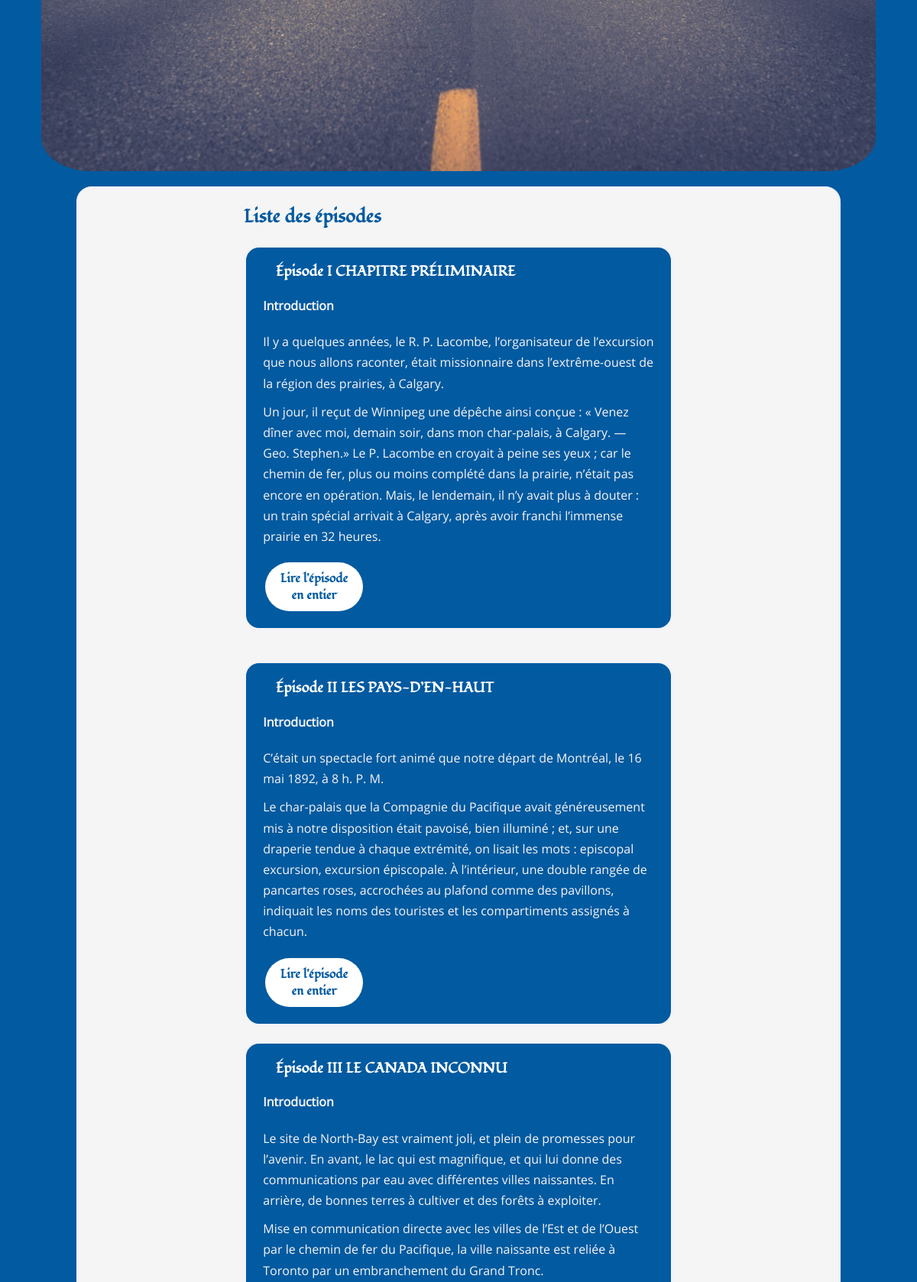
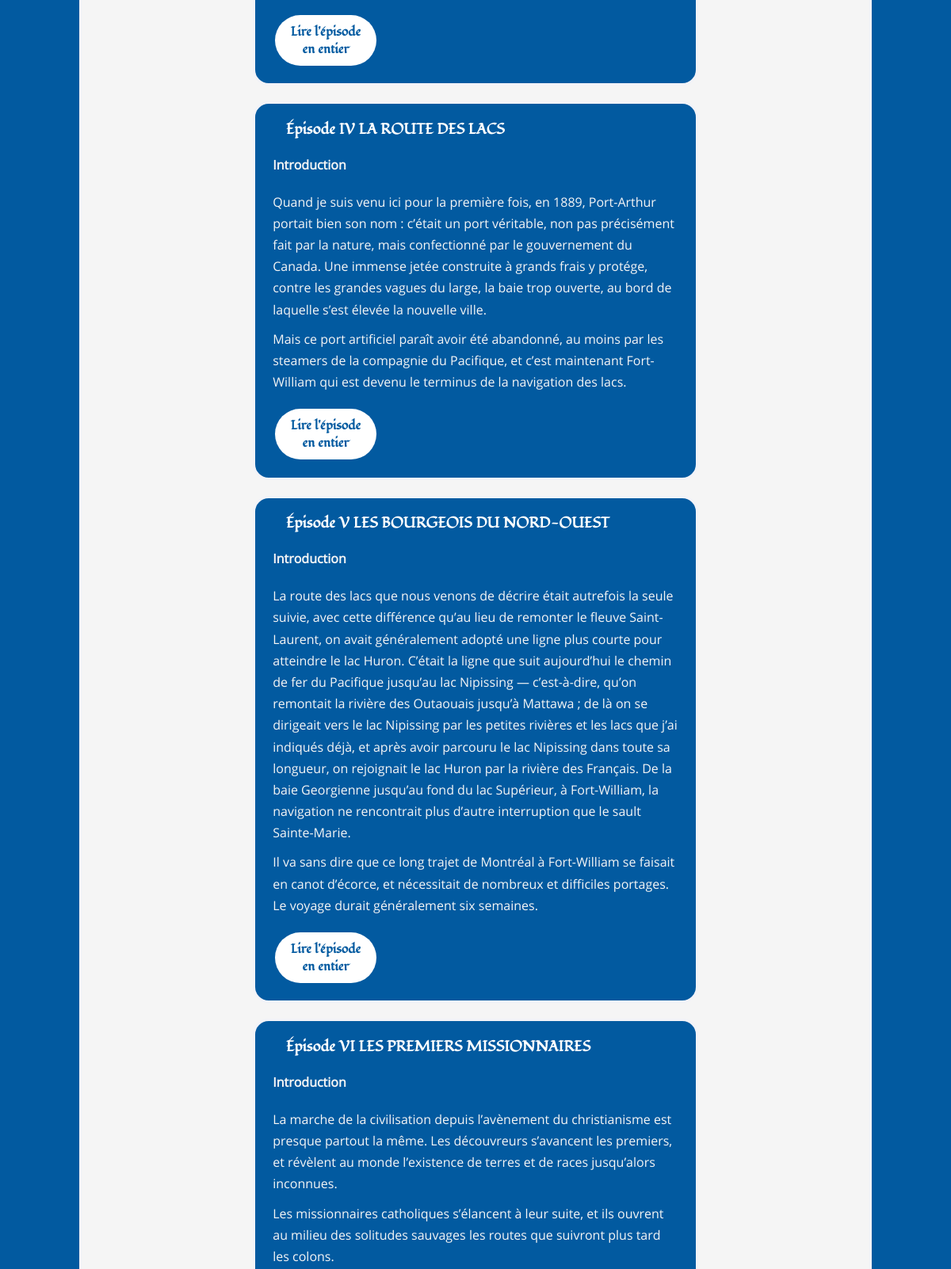
Page /index.php?action=listofepisodes (middle part) on the earlier database version (2 pictures, top to bottom).
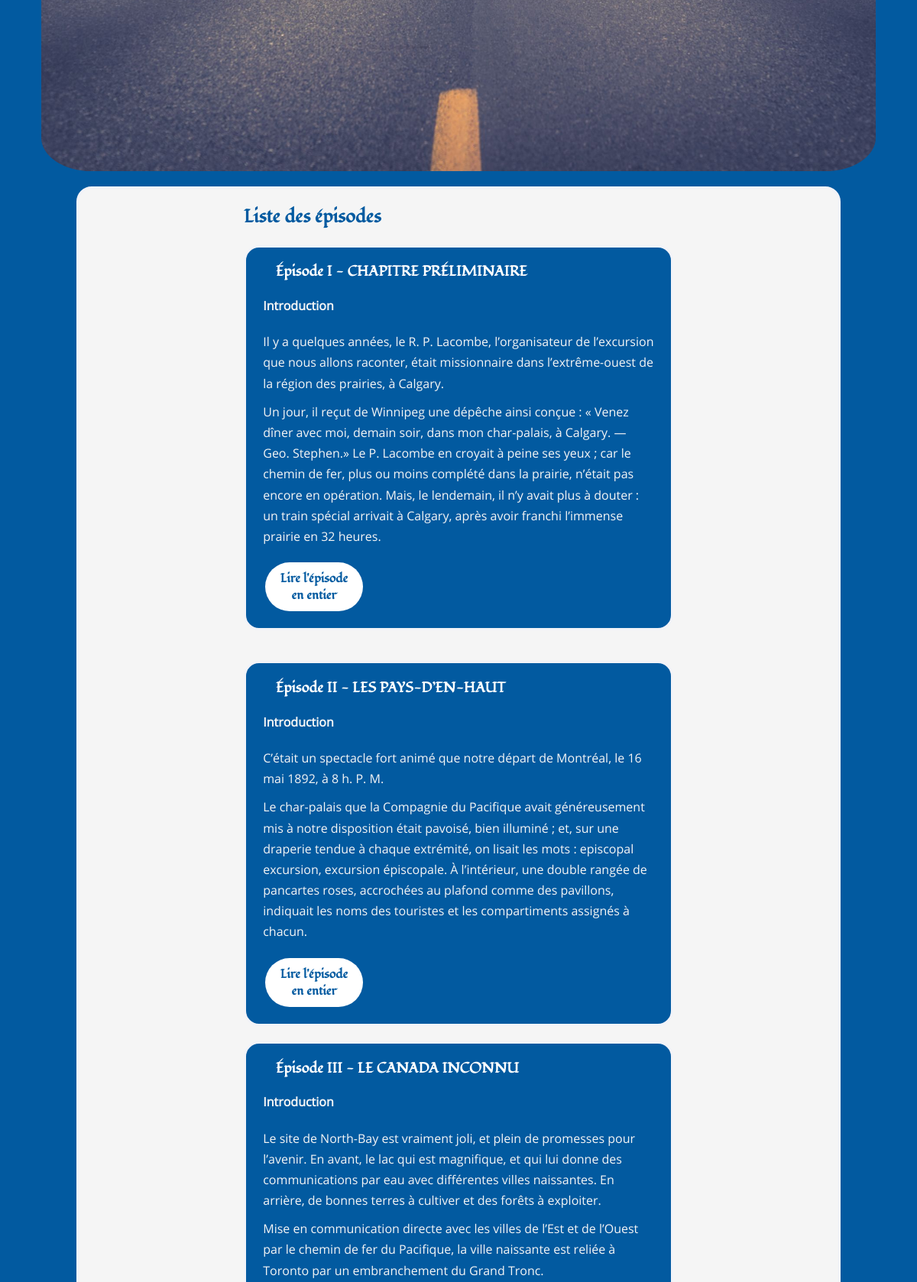
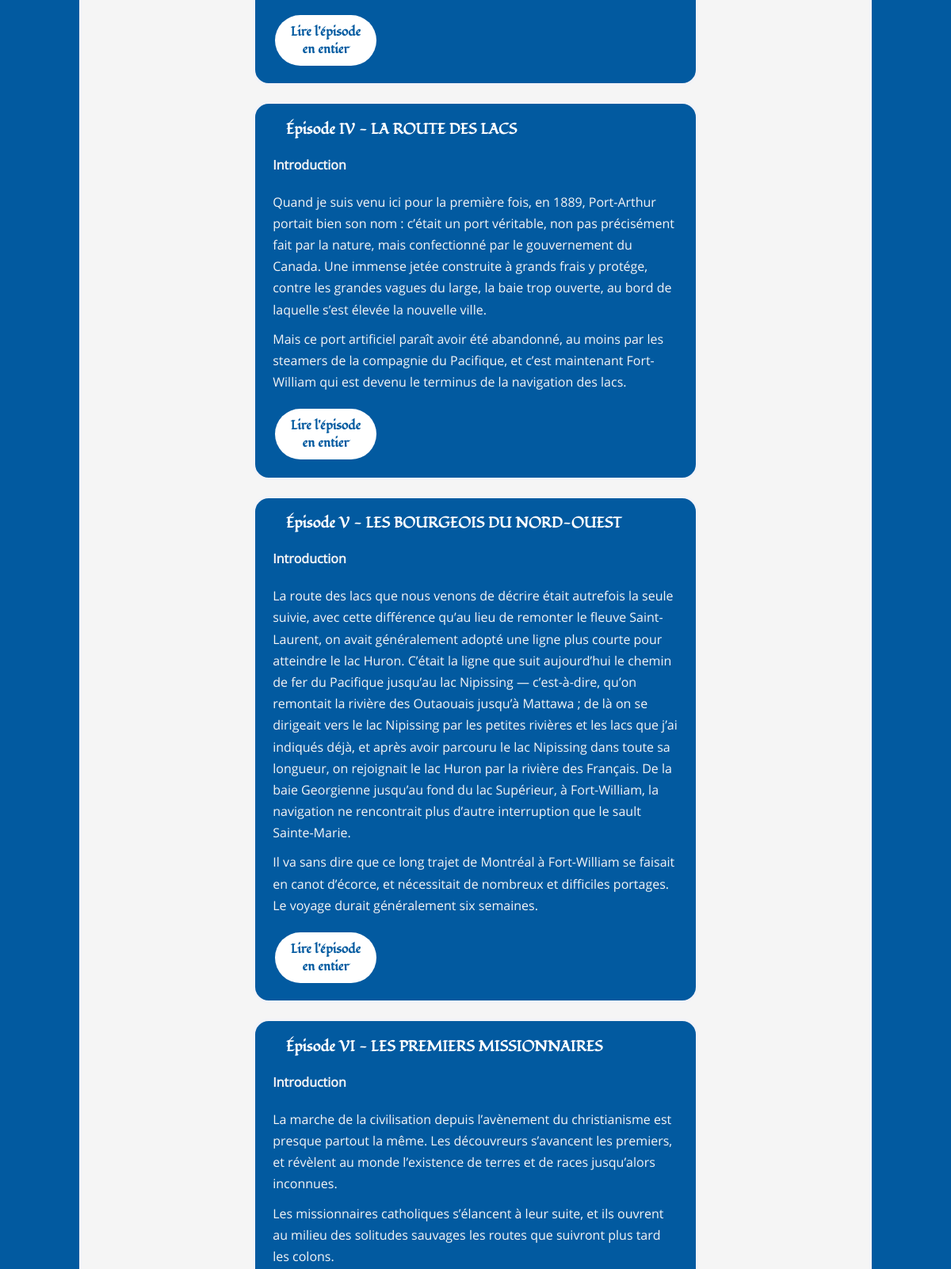
Same page on the later database version (2 pictures, top to bottom).
### tables this page shows
CREATE TABLE IF NOT EXISTS `episodes` (
  `id` int(11) NOT NULL AUTO_INCREMENT,
  `title` varchar(255) NOT NULL,
  `introduction` text NOT NULL,
  `content` text NOT NULL,
  `episode_created_the` datetime NOT NULL,
  PRIMARY KEY (`id`)
);

### src/View/View.php (called while the page is built, shortened)
<?php
class View
{
    public function render(array $data): void
    {
        require_once "..\\templates\\frontoffice\\${data['template']}.html.php";
        $content = ob_get_clean();
        require_once '..\templates\frontoffice\layout.html.php';
    }
}

### public/index.php (called while the page is built, shortened)
<?php
$router = new Router();
$router->run();

### src/Model/PostManager.php (called while the page is built, shortened)
<?php
class PostManager
{
    private $database;
    public function __construct(Database $database)
    {
        $this->database = $database->getPdo();
    }
    public function showAll() : ?array
    {
        $request= $this->database->prepare('SELECT * FROM episodes');
        $request->execute();
        return $request->fetchAll();
    }
}

### src/Service/Database.php (called while the page is built, shortened)
<?php
class Database
{
    public function getPdo(): \PDO
    {
        $pdo = new \PDO('mysql:host=localhost;dbname=openclassrooms_project4;port=3306;charset=utf8mb4', 'root', 'vFaGsjLk8WpkQtxYJ8XZXAf690shjBzW', [
            \PDO::ATTR_ERRMODE => \PDO::ERRMODE_EXCEPTION,
            \PDO::ATTR_DEFAULT_FETCH_MODE => \PDO::FETCH_ASSOC
        ]);
        return $pdo;
    }
}

### templates/frontoffice/listofepisodes.html.php (the view)
<section>
    <h2>Liste des épisodes</h2>
    <?php foreach($data['allposts'] as $post): ?>
    <article>
        <h3>Épisode <?=$post['title']?></h3>
        <p class="pIntroductionToTheEpisode">Introduction</p>
        <p><?=$post['introduction']?></p>
        <a href="index.php?action=detailofepisode&id=<?=$post['id']?>\" class="linkToTheRestOfThePost">Lire l'épisode en entier</a>
    </article>
</section>
<?php endforeach; ?>

### src/Service/Router.php (shortened to what this page needs)
<?php
class Router
{
    private PostController $postController;
    private array $get;
    public function __construct()
    {
        $this->database = new Database();
        $this->postManager = new PostManager($this->database);
        $this->commentManager = new CommentManager($this->database);
        $this->view = new View();
        $this->postController = new PostController($this->postManager,$this->commentManager, $this->view);
        $this->get = $_GET;
    }
    public function run(): void
    {
        $action = isset($this->get['action']) ? $this->get['action'] : 'home';
        if ($action === 'home') {
            $this->postController->displayHomeWithTheLastThreeEpisodes();
        } elseif ($action === 'detailofepisode' && isset($this->get['id'])) {
            $this->postController->displayDetailOfEpisode((int)$this->get['id']);
        } elseif ($action === 'listofepisodes') {
            $this->postController->displayListOfEpisodes();
        } else {
            echo "Error 404 - cette page n'existe pas<br><a href=http://localhost:8000/?action=home>Aller Ici</a>";
        }
    }
}

### src/Controller/Frontoffice/PostController.php (shortened to what this page needs)
<?php
class PostController
{
    private PostManager $postManager;
    private View $view;
    public function __construct(PostManager $postManager,CommentManager $commentManager, View $view)
    {
        $this->postManager = $postManager;
        $this->view = $view;
    }
    public function displayListOfEpisodes(): void
    {
        $data = $this->postManager->showAll();
        if ($data !== null) {
            $this->view->render(['template' => 'listofepisodes', 'allposts' => $data]);
        } elseif ($data === null) {
            echo '<h1>faire une redirection vers la page d\'erreur, il n\'y pas de post</h1><a href="index.php?action=home">Accueil</a><br>';
        }
    }
}

### templates/frontoffice/layout.html.php (shortened to what this page needs)
<!DOCTYPE html>
<html lang="fr">
    <head>
        <link rel="stylesheet" type="text/css" href="css/style.css">
    </head>
    <body>
        <header>
                <div class="classImg">
                    <img id="imgHeader" src="./images/image-1920-1080.jpg" alt="Longue route avec rangée d'arbres et au fond, vue de la montagne enneignée" />
                </div>
        </header>
        <main>
            <?=$content?>
        </main>
    </body>
</html>

### public/css/style.css (style rules this page uses)
html { font-size: 100%; font-family: 'merienda_oneregular', Arial, sans-serif, serif; font-weight: 400; color: #FFF; box-sizing: border-box; }
*, *::before, *::after { box-sizing: inherit; }
html, body { margin:0; padding:0; }
body { font-size: 1rem; background-color: #025AA0; display: flex; flex-direction: column; align-items: center; }
a { color: white; text-decoration: none; }
.classImg { display: flex; }
.classImg img { margin: auto; width: 91vw; height: auto; border-radius: 6%; }
main { display: flex; flex-direction: column; align-items: center; margin: 20px; }
section h2 { font-family: 'fondamentoregular', Arial, sans-serif, serif; }
article { display: flex; flex-direction: column; margin-top: 20px; color: whitesmoke; border: 3px solid rgb(242, 243, 248); border-radius: 20px; background-color: #025AA0; }
article:last-child { margin-bottom: 20px; }
article h3, article h4 { color: #FFF; padding-left: 7%; font-family: 'fondamentoregular', Arial, sans-serif, serif; }
p { line-height: 1.7; padding: 0 4%; margin-top: 0; margin-bottom: 10px; font-family: 'open_sansregular'; }
.pIntroductionToTheEpisode, .pComment { font-weight: 600; }
.linkToTheRestOfThePost { width: 8rem; text-align: center; background-color: #FFF; color: #025AA0; border-color:#013E70; border-radius: 2em; padding: 10px 10px; font-weight: 600; font-family: 'fondamentoregular', Arial, sans-serif, serif; margin-left: 4.5%; margin-bottom: 4%; align-self: flex-start; }
@media all and (min-width: 600px) and (min-resolution: 1dppx) { p { width: 556px; } }
@media all and (min-width: 1024px) and (min-resolution: 1dppx) { main { width: 1000px; border: 3px solid rgb(242, 243, 248); border-radius: 20px; background-color: #f5f5f5; } }
@media all and (min-width: 1024px) and (min-resolution: 1dppx) { section h2 { color: #025AA0; } }

Differences in the rows shown:
changed episodes: title "I CHAPITRE PRÉLIMINAIRE" → "I - CHAPITRE PRÉLIMINAIRE"
changed episodes: title "II LES PAYS-D’EN-HAUT" → "II - LES PAYS-D’EN-HAUT"
changed episodes: title "III LE CANADA INCONNU" → "III - LE CANADA INCONNU"
changed episodes: title "IV LA ROUTE DES LACS" → "IV - LA ROUTE DES LACS"
changed episodes: title "V LES BOURGEOIS DU NORD-OUEST" → "V - LES BOURGEOIS DU NORD-OUEST"
changed episodes: title "VI LES PREMIERS MISSIONNAIRES" → "VI - LES PREMIERS MISSIONNAIRES"
